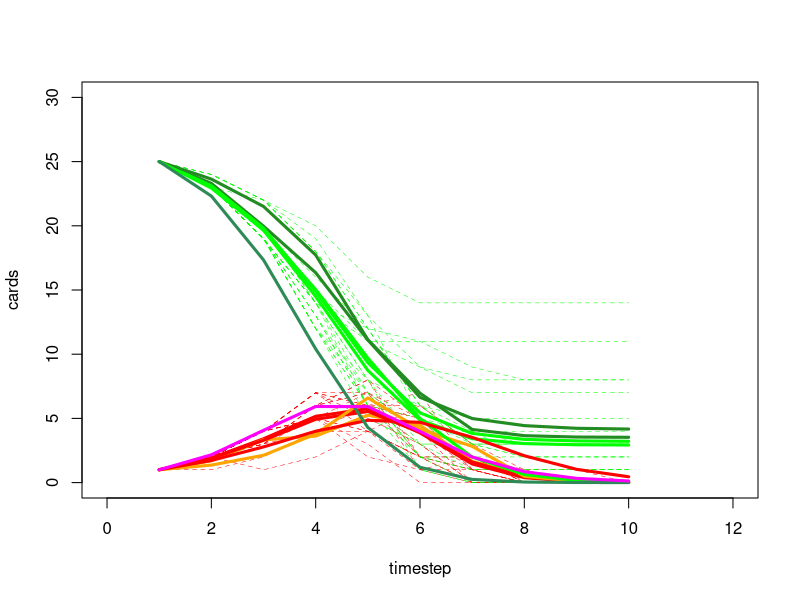
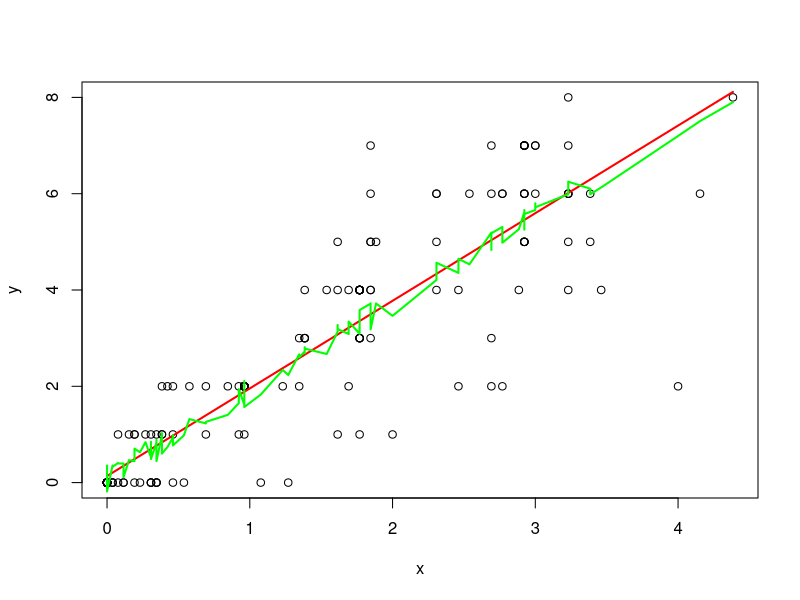

These charts were generated, in order, by the following R code:
## Epidemic Cards Tutorial: computer exercise
## E2M2: Ecological and Epidemiological Modeling in Madagascar
## January 12-21, 2019

## Cara Brook, 2019

## By now, you've been exposed to some of the variety of model
## types used to understand infectious disease data. We'll now work
## with a few of those forms to explain our own data and compare the
## fits to the data we generated yesterday.


## By the end of this tutorial, you should be able to:
##  * Differentiate between deterministic and stochastic AND discrete and continuous time models.
##  * Load, run, and understand all models of these sorts.
##  * Run a function that fits various models to data by minimizing the sum of squares.
##  * Plot these various fits and compare them

##  * Fit a simple linear regression model and one incorporating random effects
##  * Compare these models performance by AIC

library(plyr)
library(lme4)
library(deSolve)

rm(list=ls())
######################################################################
## Part 1: Visualizing your data

## Earlier, you played an epidemic card game and generated several time
## series of infecteds and susceptibles. 

## (1) Import these data and select the subset for which R0 = 2.
##     Save that subset as an object called: dat.R0
dat <-  read.csv("Epidemic_Cards.csv", header=T)

dat.R0 <- subset(dat, R0==2)

## (2) Plot each trial as a thin, dashed line (red = infecteds; green = susceptibles)
## like you did yesterday.
plot("n", xlim=c(0,12), ylim = c(0,30), ylab="cards", xlab="timestep")
for (i in 1:length(unique(dat.R0$trial))){
  lines(x=dat.R0$timestep[dat.R0$trial==i], y=dat.R0$infecteds[dat.R0$trial==i], col = "red", lty=2, lwd=.5)
}
for (i in 1:length(unique(dat.R0$trial))){
  lines(x=dat.R0$timestep[dat.R0$trial==i], y=dat.R0$susceptibles[dat.R0$trial==i], col = "green",  lty=2, lwd=.5)
}

######################################################################
## Part 2: Modeling your data in multiple discrete ways

## (3) Brainstorm the different types of models that you might use to
## reconstruct these data. Which type of model did you already build?
## Why did the data sometimes vary from the model predictions? What are
## other types of models you might try to fit?


## (4) Make a vector of values called 'timesteps' that spans from 1 to 10 
## and increases by increments of 1.
timesteps = seq(1,10, by=1) 


## (5) Rewrite your discrete time function from this morning. As before, 
## call it "SIR.discrete.deterministic" and have it take in the input arguments
## of 'R0' and 'time' and return a dataframe of 'time', 'S', and 'I'.
## Save that function to your global environment.
SIR.discrete.deterministic <- function(R0, time){
  
  model.S <- rep(NA, length(time))
  model.I <- rep(NA, length(time))
  model.S[1] <- 25
  model.I[1] <- 1
  
  N =  model.S[1] +  model.I[1]
  
  for (t in 1:(length(time)-1)){
    model.S[t+1] = model.S[t] - (R0 * model.S[t]/N) * model.I[t]
    model.I[t+1] = (R0 * model.S[t]/N) * model.I[t]
  }
  
  
  dat.return <- cbind.data.frame(time, model.S, model.I)
  names(dat.return) <- c("time", "S", "I")
  return(dat.return)
}


## (6) Check that it is working by running it with the input arguments
## R0=2 and time = timesteps.
SIR.discrete.deterministic(R0=2, time=timesteps)


## (7) Write a stochastic version of the same model called "SIR.discrete.stochastic"
## with the same input arguments and output dataframe. (Hint, use the built-in R function 
## rnorm() with sd=.5 to add some noise to R0 within each timestep.)
SIR.discrete.stochastic <- function(R0, time){
  
  
  
  model.S <- rep(NA, length(time))
  model.I <- rep(NA, length(time))
  model.S[1] <- 25
  model.I[1] <- 1
  
  N =  model.S[1] +  model.I[1]
  
  for (t in 1:(length(time)-1)){
    R0.new <- rnorm(n=1, mean=R0, sd=.5)
    
    model.S[t+1] = model.S[t] - (R0.new * model.S[t]/N) * model.I[t]
    model.I[t+1] = (R0.new * model.S[t]/N) * model.I[t]
  }
  
  
  dat.return <- cbind.data.frame(time, model.S, model.I)
  names(dat.return) <- c("time", "S", "I")
  return(dat.return)
}

## (8)  Check that it is working by running it with the input arguments
## R0=2 and time = timesteps.
SIR.discrete.stochastic(R0=2, time=timesteps)


## (9) Run the stochastic model from #8 again above. Does the output look the
## same? Why or why not?

## (10) Save the output from #8 and #9 as the objects 'discrete.determ' and 
## 'discrete.stoch' and plot their output as thick lines atop the plot from #2.
## Color the S class friom discrete.stoch as 'forestgreen' and the I class as 
## orange so you can see that they are different. Which fits the data better?
discrete.deter <- SIR.discrete.deterministic(R0=2, time=timesteps)
discrete.stoch <- SIR.discrete.stochastic(R0=2, time=timesteps)

lines(x=discrete.deter$time, y= discrete.deter$S, lwd=3, col="green")
lines(x=discrete.deter$time, y= discrete.deter$I, lwd=3, col="red")

lines(x=discrete.stoch$time, y= discrete.stoch$S, lwd=3, col="forestgreen")
lines(x=discrete.stoch$time, y= discrete.stoch$I, lwd=3, col="orange")

## (11) Here is the sum_sq function you used for fitting your deterministic 
## model this morning:
sum_sq <- function(par, real.dat, time){
  ## 1. You will first need to run your model at your chosen parameters.
  out.model <- SIR.discrete.deterministic(R0=par, time=time)
  
  ## 2. You will then need to add two columns labeled "I_predictions" and "S_predictions" to your dat.R0
  ##    dataset and fill with 'NAs'
  real.dat$I_predictions <- real.dat$S_predictions <- NA
  
  ## 3. You will then next to fill those columns with model predictions at the appropriate timesteps
  ##    like those from #21. This will require a double for-loop over the unique trials and timesteps.
  
  ## Infecteds first:
  for(i in 1:length(unique(real.dat$trial))){
    for(j in 1:length(unique(real.dat$timestep))){
      real.dat$I_predictions[real.dat$trial==i & real.dat$timestep==j] <- out.model$I[out.model$time==j]
    }
  }
  
  ## And Susceptibles:
  for(i in 1:length(unique(real.dat$trial))){
    for(j in 1:length(unique(real.dat$timestep))){
      real.dat$S_predictions[real.dat$trial==i & real.dat$timestep==j] <- out.model$S[out.model$time==j]
    }
  }
  
  ## 4. You will need to calculate the sum of squared differences between all model predictions (both S
  ##    and I) from the data and return it from the function.)
  
  ## First, get both S and I differences
  real.dat$S_differences <- real.dat$S_predictions - real.dat$susceptibles
  real.dat$I_differences <- real.dat$I_predictions - real.dat$infecteds
  
  ## Then, square them and add them:
  sum.of.sqs = sum(c(real.dat$S_differences, real.dat$I_differences)^2)
  
  return(sum.of.sqs)
  
}
## Adapt it by adding an input argument called 'model' that allows you to choose 
## whether to run either SIR.discrete.deterministic() or SIR.discrete.stochastic().

sum_sq <- function(par, real.dat, model, timesteps){
  
  ## 1. You will first need to run your chosen model at your chosen parameters.
  
  if(model=="discrete.deterministic"){
    out.model <- SIR.discrete.deterministic(R0=par, time=timesteps)
  }else if(model=="discrete.stochastic"){
    out.model <- SIR.discrete.stochastic(R0=par, time=timesteps)
  }
  
  ## 2. You will then need to add two columns labeled "I_predictions" and "S_predictions" to your dat.R0
  ##    dataset and fill with 'NAs'
  real.dat$I_predictions <- real.dat$S_predictions <- NA
  
  ## 3. You will then next to fill those columns with model predictions at the appropriate timesteps
  ##    like those from #21. This will require a double for-loop over the unique trials and timesteps.
  
  ## Infecteds first:
  for(i in 1:length(unique(real.dat$trial))){
    for(j in 1:length(unique(real.dat$timestep))){
      real.dat$I_predictions[real.dat$trial==i & real.dat$timestep==j] <- out.model$I[out.model$time==j]
    }
  }
  
  ## And Susceptibles:
  for(i in 1:length(unique(real.dat$trial))){
    for(j in 1:length(unique(real.dat$timestep))){
      real.dat$S_predictions[real.dat$trial==i & real.dat$timestep==j] <- out.model$S[out.model$time==j]
    }
  }
  
  ## 4. You will need to calculate the sum of squared differences between all model predictions (both S
  ##    and I) from the data and return it from the function.)
  
  ## First, get both S and I differences
  real.dat$S_differences <- real.dat$S_predictions - real.dat$susceptibles
  real.dat$I_differences <- real.dat$I_predictions - real.dat$infecteds
  
  ## Then, square them and add them:
  sum.of.sqs = sum(c(real.dat$S_differences, real.dat$I_differences)^2)
  
  
  return(sum.of.sqs)
  
}


## (12) Now, use the 'BFGS' method in the function optim() to minimize the difference 
## between your model and the data, and save the returned values from each model
## as objects called 'out.optim.deter' and  'out.optim.stoch'.
## Guess the value of R0 as 2, meaning that you should use the following input variables: 
## optim(par = 2, fn=sum_sq, real.dat=dat.R0, model = "discrete.deterministic", time=seq(1,10,1), method="BFGS")
## optim(par = 2, fn=sum_sq, real.dat=dat.R0, model = "discrete.stochasitic", time=seq(1,10,1), method="BFGS")
out.optim.deter <- optim(par = 2, fn=sum_sq, real.dat=dat.R0, model = "discrete.deterministic", time=seq(1,10,1), method="BFGS")
out.optim.stoch <- optim(par = 2, fn=sum_sq, real.dat=dat.R0, model = "discrete.stochastic", time=seq(1,10,1), method="BFGS")


## (13) Save out.optim.deter$par as the object R0.discrete.deter.fit and out.optim.stoch$par as R0.discrete.stoch.fit.
## How close are these values to R0=2? Why might they be different?
R0.discrete.deter.fit <- out.optim.deter$par
R0.stoch.deter.fit <- out.optim.stoch$par

## (14) Compare out.optim.deter$value and out.optim.stoch$value. Which model
## has the lower sum of squares and better fits the data?

## (15) Re-fit the stochastic model. Do you get the same estimate for R0? Why or 
## why not?
out.optim.stoch <- optim(par = 2, fn=sum_sq, real.dat=dat.R0, model = "discrete.stochastic", time=seq(1,10,1), method="BFGS")
out.optim.stoch$par

## (16) Run your both your models with their new fitted parameters and write over the 
## output from step #10 with your new predictions. Add these to the plot.
discrete.deter <- SIR.discrete.deterministic(R0=R0.discrete.deter.fit, time=timesteps)
discrete.stoch <- SIR.discrete.stochastic(R0=R0.stoch.deter.fit, time=timesteps)

lines(x=discrete.deter$time, y= discrete.deter$S, lwd=3, col="green")
lines(x=discrete.deter$time, y= discrete.deter$I, lwd=3, col="red")

lines(x=discrete.stoch$time, y= discrete.stoch$S, lwd=3, col="forestgreen")
lines(x=discrete.stoch$time, y= discrete.stoch$I, lwd=3, col="orange")

######################################################################
## Part 3: Modeling your data continuously

## (17) Take a look at the following continuous time, deterministic function
## that models the same system as the discrete time model shown above. Adapt the
## function to make a new function called "SIR.continuous.stochastic()" that 
## incorporates stochasticity in the form sd=.5 on the R0 value outside of the sub-ODE.
## The deterministic function:
SIR.continuous.deterministic <- function(R0, time){
  params = list(R0 = R0, gamma=1)
  x.start = c(S=25, I=1)
  ## load the sub-ODE function that the line runs below:
  SIR.ODE <-function(t,x,parms){
    
    #now for the differential equations
    with(c(as.list(c(x,parms))), {
      N = S + I
      
      dS = -R0*((S/N)*I)
      dI = R0*((S/N)*I) - gamma*I
      
      
      
      return(list(c(dS,dI)))
    })
  }
  out <- as.data.frame(lsoda(x.start, time, SIR.ODE, params))
  return(out)
  
  
}


SIR.continuous.stochastic <- function(R0, time){
  params = list(R0= rnorm(n=1,mean=R0, sd=.5), gamma=1)
  x.start = c(S=25, I=1)
  ## load the sub-ODE function that the line runs below:
  SIR.ODE<-function(t,x,parms){
    
    #now for the differential equations
    with(c(as.list(c(x,parms))), {
      N = S + I
      
      
      dS = -R0*((S/N)*I)
      dI = R0*((S/N)*I) - gamma*I
      
      
      
      return(list(c(dS,dI)))
    })
  }
  out <- as.data.frame(lsoda(x.start, time, SIR.ODE, params))
  return(out)
  
  
}

## (18) Test both models at R0=2 to see that they run:
SIR.continuous.deterministic(R0=2, time=timesteps)
SIR.continuous.stochastic(R0=2, time=timesteps)

## (19) Do you expect to get the same output every time from both? Try them again to see.
SIR.continuous.deterministic(R0=2, time=timesteps)
SIR.continuous.stochastic(R0=2, time=timesteps)

## (20) Edit the sum_sq function from #11 above to allow you to choose to run these
## two additional models too.
sum_sq <- function(par, real.dat, model, timesteps){
  
  ## 1. You will first need to run your chosen model at your chosen parameters.
  
  if(model=="discrete.deterministic"){
    out.model <- SIR.discrete.deterministic(R0=par, time=timesteps)
  }else if(model=="continuous.deterministic"){
    out.model <- SIR.continuous.deterministic(R0=par, time=timesteps)
  }else if(model=="discrete.stochastic"){
    out.model <- SIR.discrete.stochastic(R0=par, time=timesteps)
  }else if(model=="continuous.stochastic"){
    out.model <- SIR.continuous.stochastic(R0=par, time=timesteps)
  }
  
  ## 2. You will then need to add two columns labeled "I_predictions" and "S_predictions" to your dat.R0
  ##    dataset and fill with 'NAs'
  real.dat$I_predictions <- real.dat$S_predictions <- NA
  
  ## 3. You will then next to fill those columns with model predictions at the appropriate timesteps
  ##    like those from #21. This will require a double for-loop over the unique trials and timesteps.
  
  ## Infecteds first:
  for(i in 1:length(unique(real.dat$trial))){
    for(j in 1:length(unique(real.dat$timestep))){
      real.dat$I_predictions[real.dat$trial==i & real.dat$timestep==j] <- out.model$I[out.model$time==j]
    }
  }
  
  ## And Susceptibles:
  for(i in 1:length(unique(real.dat$trial))){
    for(j in 1:length(unique(real.dat$timestep))){
      real.dat$S_predictions[real.dat$trial==i & real.dat$timestep==j] <- out.model$S[out.model$time==j]
    }
  }
  
  ## 4. You will need to calculate the sum of squared differences between all model predictions (both S
  ##    and I) from the data and return it from the function.)
  
  ## First, get both S and I differences
  real.dat$S_differences <- real.dat$S_predictions - real.dat$susceptibles
  real.dat$I_differences <- real.dat$I_predictions - real.dat$infecteds
  
  ## Then, square them and add them:
  sum.of.sqs = sum(c(real.dat$S_differences, real.dat$I_differences)^2)
  
  
  return(sum.of.sqs)
  
}


## (21) Fit both continuous time models with optim, using the edited sm_sq 
## function from 20. Save output, respectively as out.cont.deter and out.cont.stoch.
out.cont.deter <- optim(par=2, fn=sum_sq, real.dat=dat.R0, model="continuous.deterministic",
                        timesteps=timesteps, method = "BFGS")

out.cont.stoch <- optim(par=2, fn=sum_sq, real.dat=dat.R0, model="continuous.stochastic",
                        timesteps=timesteps, method = "BFGS")

## (22) How do these fits compare with the discrete time fits above? Run the fitted
## models and add these new lines to the plot. 
out.cont.deter$value
out.cont.stoch$value

continuous.deter <- SIR.continuous.deterministic(R0=out.cont.deter$par, time=timesteps)
continuous.stoch <- SIR.continuous.stochastic(R0=out.cont.stoch$par, time=timesteps)

lines(x=continuous.deter$time, y= continuous.deter$S, lwd=3, col="green")
lines(x=continuous.deter$time, y= continuous.deter$I, lwd=3, col="red")

lines(x=continuous.stoch$time, y= continuous.stoch$S, lwd=3, col="seagreen")
lines(x=continuous.stoch$time, y= continuous.stoch$I, lwd=3, col="magenta")


######################################################################
## Part 4: BONUS: TSIR. Modeling your data statistically, but with mechanism

## We've stressed in this course that statistical models tell us about 
## 'correlation' while mechanstic models tell us about 'causation'...But there 
## are a few exceptions. We CAN understand something mechanistic from a 
## statistical model if our x and y regression terms have a mechanistic relationship.

## Recall that our discrete time model for this system is written as:

## S[t+1] = S[t] - (R0 * S[t]/N)*I[t]
## I[t+1]= (R0 * S[t]/N)*I[t]

## Since there is only 1 term in the I equation, we can re-imagine it as:
## y = m * x where:
## y = I[t+1], m = R0, and  x = (S[t]/N)*I[t])
## (b=0 in this case)

## (23) Here, we provide a function that takes a dataset from this model
## and converts it to xy coordinates. Use this function to save a new dataset called
## xy.dat, derived from the R0=2 subset of our original data. (Hint: you will need
## to 'apply' the function over all timesteps in each distinct trial).
## Function:
get.xy <- function(data){
  
  y <- data$infecteds[2:length(data$infecteds)]
  
  x1 <- data$infecteds[1:(length(data$infecteds)-1)]
  x2 <- data$susceptibles[1:(length(data$susceptibles)-1)]
  
  x = x1*x2/26
  
  
  new.dat <- cbind.data.frame(x,y, unique(data$trial))
  names(new.dat) <- c("x", "y", "trial")
  
  return(new.dat)
}

## A. First, make a list of the data separated by trial, using 'dlply'
trial.list <- dlply(dat.R0, .(trial))

## B. then apply a function to get the x and y predictors by each trial
trial.list.xy <- lapply(trial.list, get.xy)

## C. Then, and rejoin the list into a dataset
xy.dat <- do.call("rbind", trial.list.xy)

## D. make sure "trial" is a factor to use it as a random effect
xy.dat$trial <- as.factor(xy.dat$trial)

## E. and sort by ascending values of Ix
xy.dat <- arrange(xy.dat, x)

## (24) Plot the values of x vs. y to visualize:
with(xy.dat, plot(x,y))

## (25) Fit a simple linear regression, lm(), to these data, and 
## save the output as the object, 'simple.lm'
## Plot a fit line from simple.lm in red.

simple.lm <- lm(y~x, data=xy.dat)
lines(xy.dat$x, predict(simple.lm), col="red", lwd=2)

## (26) Look at the second coefficient of the regression model. 
## What parameter does this signify?
coefficients(simple.lm)[2]

## (27) Examine the AIC. Can we learn anything from this?
AIC(simple.lm)

## (28) Now fit a model incorporating random effects of 'trial' to these
## data. Save the output as the object 're.lmer'. Plot a fit line
## from this model in 'green'
  
re.lmer <- lmer(y~x + (1|trial), data=xy.dat)
lines(x=xy.dat$x, y=predict(re.lmer, type="response"), col="green", lwd=2)

## Do you notice anything unusual about this line? Why or why not?

## (29) Compare the AIC of re.lmer with simple.lm (above). Which fits the data better?
## Which model would you choose?
AIC(re.lmer)
